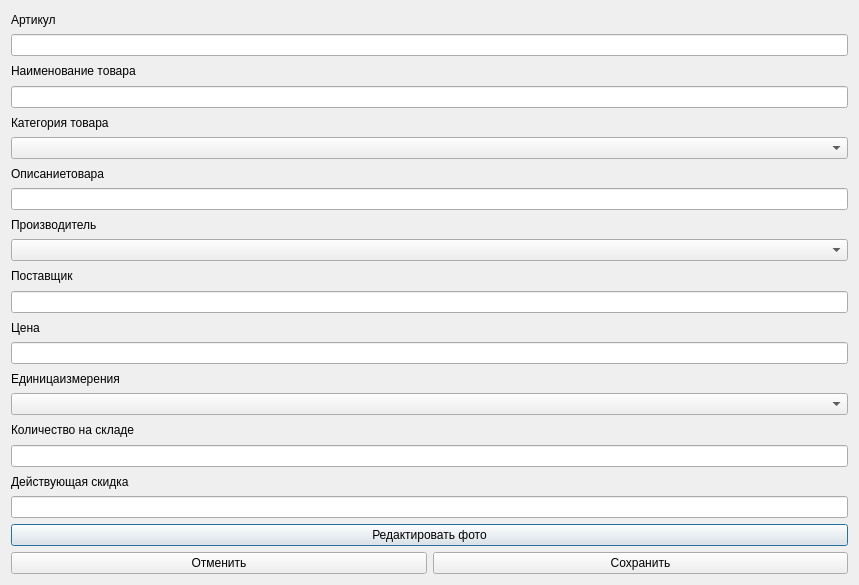
<?xml version="1.0" encoding="UTF-8"?>
<ui version="4.0">
 <class>ProductForm</class>
 <widget class="QDialog" name="ProductForm">
  <property name="geometry">
   <rect>
    <x>0</x>
    <y>0</y>
    <width>859</width>
    <height>585</height>
   </rect>
  </property>
  <property name="windowTitle">
   <string>Добавление/редактирование товара</string>
  </property>
  <layout class="QVBoxLayout" name="verticalLayout">
   <item>
    <widget class="QLabel" name="label_10">
     <property name="text">
      <string>Артикул</string>
     </property>
    </widget>
   </item>
   <item>
    <widget class="QLineEdit" name="articleProduct"/>
   </item>
   <item>
    <widget class="QLabel" name="label">
     <property name="text">
      <string>Наименование товара</string>
     </property>
    </widget>
   </item>
   <item>
    <widget class="QLineEdit" name="nameProduct"/>
   </item>
   <item>
    <widget class="QLabel" name="label_2">
     <property name="text">
      <string>Категория товара</string>
     </property>
    </widget>
   </item>
   <item>
    <widget class="QComboBox" name="comboCategory"/>
   </item>
   <item>
    <widget class="QLabel" name="label_3">
     <property name="text">
      <string>Описаниетовара</string>
     </property>
    </widget>
   </item>
   <item>
    <widget class="QLineEdit" name="descProduct"/>
   </item>
   <item>
    <widget class="QLabel" name="label_4">
     <property name="text">
      <string>Производитель</string>
     </property>
    </widget>
   </item>
   <item>
    <widget class="QComboBox" name="comboProducer"/>
   </item>
   <item>
    <widget class="QLabel" name="label_5">
     <property name="text">
      <string>Поставщик</string>
     </property>
    </widget>
   </item>
   <item>
    <widget class="QLineEdit" name="supplierProduct"/>
   </item>
   <item>
    <widget class="QLabel" name="label_6">
     <property name="text">
      <string>Цена</string>
     </property>
    </widget>
   </item>
   <item>
    <widget class="QLineEdit" name="priceProduct"/>
   </item>
   <item>
    <widget class="QLabel" name="label_7">
     <property name="text">
      <string>Единицаизмерения</string>
     </property>
    </widget>
   </item>
   <item>
    <widget class="QComboBox" name="comboUnit"/>
   </item>
   <item>
    <widget class="QLabel" name="label_8">
     <property name="text">
      <string>Количество на складе</string>
     </property>
    </widget>
   </item>
   <item>
    <widget class="QLineEdit" name="countProduct"/>
   </item>
   <item>
    <widget class="QLabel" name="label_9">
     <property name="text">
      <string>Действующая скидка</string>
     </property>
    </widget>
   </item>
   <item>
    <widget class="QLineEdit" name="discountProduct"/>
   </item>
   <item>
    <widget class="QPushButton" name="add_photo_btn">
     <property name="text">
      <string>Редактировать фото</string>
     </property>
    </widget>
   </item>
   <item>
    <layout class="QHBoxLayout" name="horizontalLayout">
     <item>
      <widget class="QPushButton" name="cancelBtn">
       <property name="text">
        <string>Отменить</string>
       </property>
      </widget>
     </item>
     <item>
      <widget class="QPushButton" name="saveBtn">
       <property name="text">
        <string>Сохранить</string>
       </property>
      </widget>
     </item>
    </layout>
   </item>
  </layout>
 </widget>
 <resources/>
 <connections/>
</ui>
